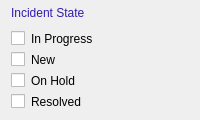
                  <widget class="QFrame" name="frame_16">
                   <property name="minimumSize">
                    <size>
                     <width>0</width>
                     <height>120</height>
                    </size>
                   </property>
                   <property name="styleSheet">
                    <string notr="true">border-radius:0px;</string>
                   </property>
                   <property name="frameShape">
                    <enum>QFrame::StyledPanel</enum>
                   </property>
                   <property name="frameShadow">
                    <enum>QFrame::Raised</enum>
                   </property>
                   <layout class="QVBoxLayout" name="verticalLayout_10">
                    <property name="topMargin">
                     <number>0</number>
                    </property>
                    <item>
                     <widget class="QLabel" name="label_8">
                      <property name="styleSheet">
                       <string notr="true">color:rgb(49, 27, 175);</string>
                      </property>
                      <property name="text">
                       <string>Incident State</string>
                      </property>
                     </widget>
                    </item>
                    <item>
                     <widget class="QCheckBox" name="in_progress_check_2">
                      <property name="text">
                       <string>In Progress</string>
                      </property>
                     </widget>
                    </item>
                    <item>
                     <widget class="QCheckBox" name="new_check_2">
                      <property name="text">
                       <string>New</string>
                      </property>
                     </widget>
                    </item>
                    <item>
                     <widget class="QCheckBox" name="on_hold_check_2">
                      <property name="text">
                       <string>On Hold</string>
                      </property>
                     </widget>
                    </item>
                    <item>
                     <widget class="QCheckBox" name="resolved_check_2">
                      <property name="text">
                       <string>Resolved</string>
                      </property>
                     </widget>
                    </item>
                   </layout>
                  </widget>
